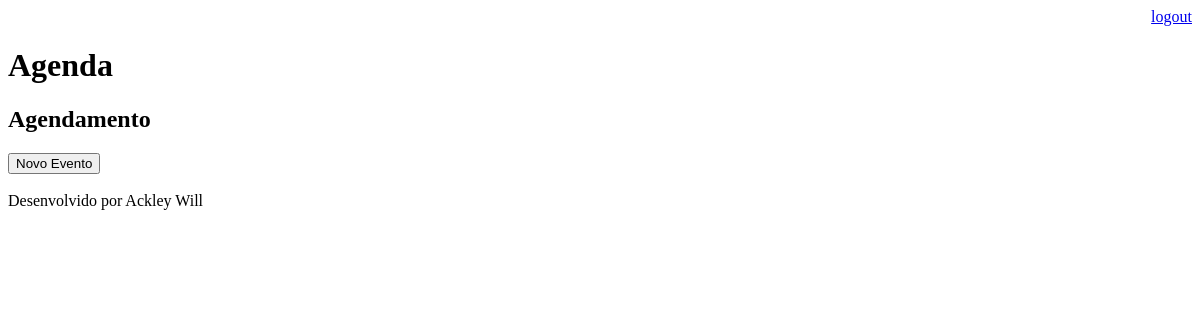
Page /agenda/ (signed in) on the earlier database version.
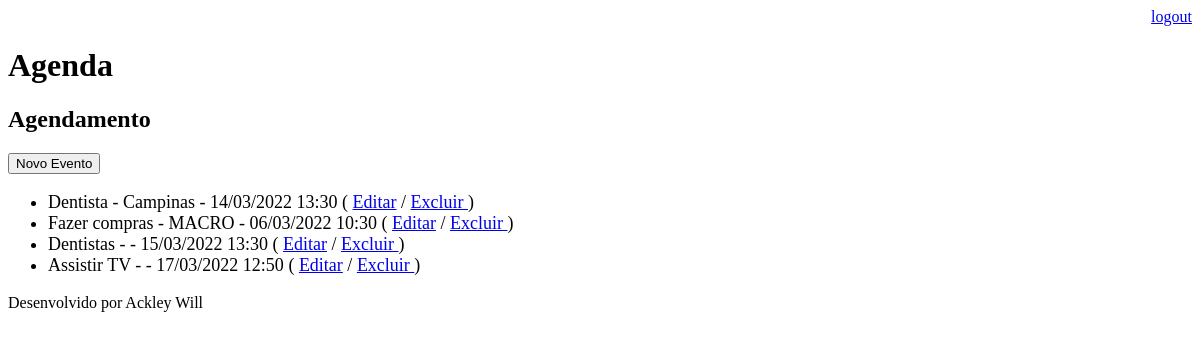
Same page on the later database version.
### core/models.py (models this page shows, shortened)
class Evento(models.Model):
    titulo = models.CharField(max_length=100)
    descricao = models.TextField(blank=True,null=True)
    data_evento = models.DateTimeField(verbose_name="Data do Evento")
    data_criacao = models.DateTimeField(auto_now=True)
    local = models.TextField(blank=True, null=True)
    usuario = models.ForeignKey(User, on_delete = models.CASCADE)
    class Meta:
        db_table = 'evento'
    def get_data_evento(self):
        return self.data_evento.strftime('%d/%m/%Y %H:%M')
    def get_evento_atrasado(self):
        if self.data_evento < datetime.now():
            return True
        else:
            return False

### core/views.py (the view)
# urls.py: path('agenda/', views.lista_eventos),
@login_required(login_url='/login/') # Requer que o usuário esteja autenticado
def lista_eventos(request):
    usuario = request.user
    data_atual = datetime.now() - timedelta(hours=1)
    evento = Evento.objects.filter(usuario=usuario, data_evento__gt=data_atual ) # __gt para maior e __lt para menor
    dados = {'eventos': evento}
    return render(request, 'agenda.html',dados)

### templates/agenda.html (shortened to what this page needs)
{% extends "model-page.html" %}
{% block content %}
    <h2>Agendamento</h2>
    <a href="evento/">
        <button type="button">Novo Evento</button>
    </a>
    <ul style="font-size: 18px">
        {% for evento in eventos %}
            <li>
                <div style= {% if evento.get_evento_atrasado %} "color:red" {% endif %}>
                    {{ evento.titulo }} - {{ evento.local }} - {{ evento.get_data_evento }}
                    ( <a href ='evento/?id={{ evento.id }}'> Editar</a> /
                    <a href="evento/delete/{{ evento.id }}/"> Excluir </a>) </li>
        {% endfor %}
    </ul>
{% endblock %}

### templates/model-page.html
<!DOCTYPE html>
<html lang="en">
<head>
        {% include "model-header.html" %}
</head>
<body>
    {% block content %} {% endblock %}
    {% include "model-footer.html" %}
</body>
</html>

### templates/model-header.html (shortened to what this page needs)
<div align="right">
    <a href = "/logout">logout</a>
</div>
<h1>Agenda</h1>

### templates/model-footer.html
<p> Desenvolvido por Ackley Will </p>

Differences in the rows shown:
added Evento: titulo "Dentista", local "Campinas", get_data_evento "14/03/2022 13:30"
added Evento: titulo "Fazer compras", local "MACRO", get_data_evento "06/03/2022 10:30"
added Evento: titulo "Dentistas", get_data_evento "15/03/2022 13:30"
added Evento: titulo "Assistir TV", get_data_evento "17/03/2022 12:50"
